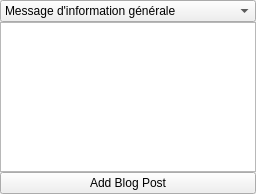
              <widget class="QFrame" name="addBlogPostFrame">
               <property name="maximumSize">
                <size>
                 <width>16777215</width>
                 <height>200</height>
                </size>
               </property>
               <property name="frameShape">
                <enum>QFrame::NoFrame</enum>
               </property>
               <property name="frameShadow">
                <enum>QFrame::Raised</enum>
               </property>
               <layout class="QVBoxLayout" name="verticalLayout_9">
                <property name="spacing">
                 <number>0</number>
                </property>
                <property name="margin">
                 <number>0</number>
                </property>
                <item>
                 <widget class="QComboBox" name="blogPostTitleComboBox">
                  <item>
                   <property name="text">
                    <string>Message d'information générale</string>
                   </property>
                  </item>
                  <item>
                   <property name="text">
                    <string>Avertissement</string>
                   </property>
                  </item>
                 </widget>
                </item>
                <item>
                 <widget class="QTextEdit" name="addNewBlogPostTextEdit">
                  <property name="maximumSize">
                   <size>
                    <width>16777215</width>
                    <height>150</height>
                   </size>
                  </property>
                 </widget>
                </item>
                <item>
                 <widget class="QPushButton" name="addNewBlogPostBtn">
                  <property name="text">
                   <string>Add Blog Post</string>
                  </property>
                 </widget>
                </item>
               </layout>
              </widget>
